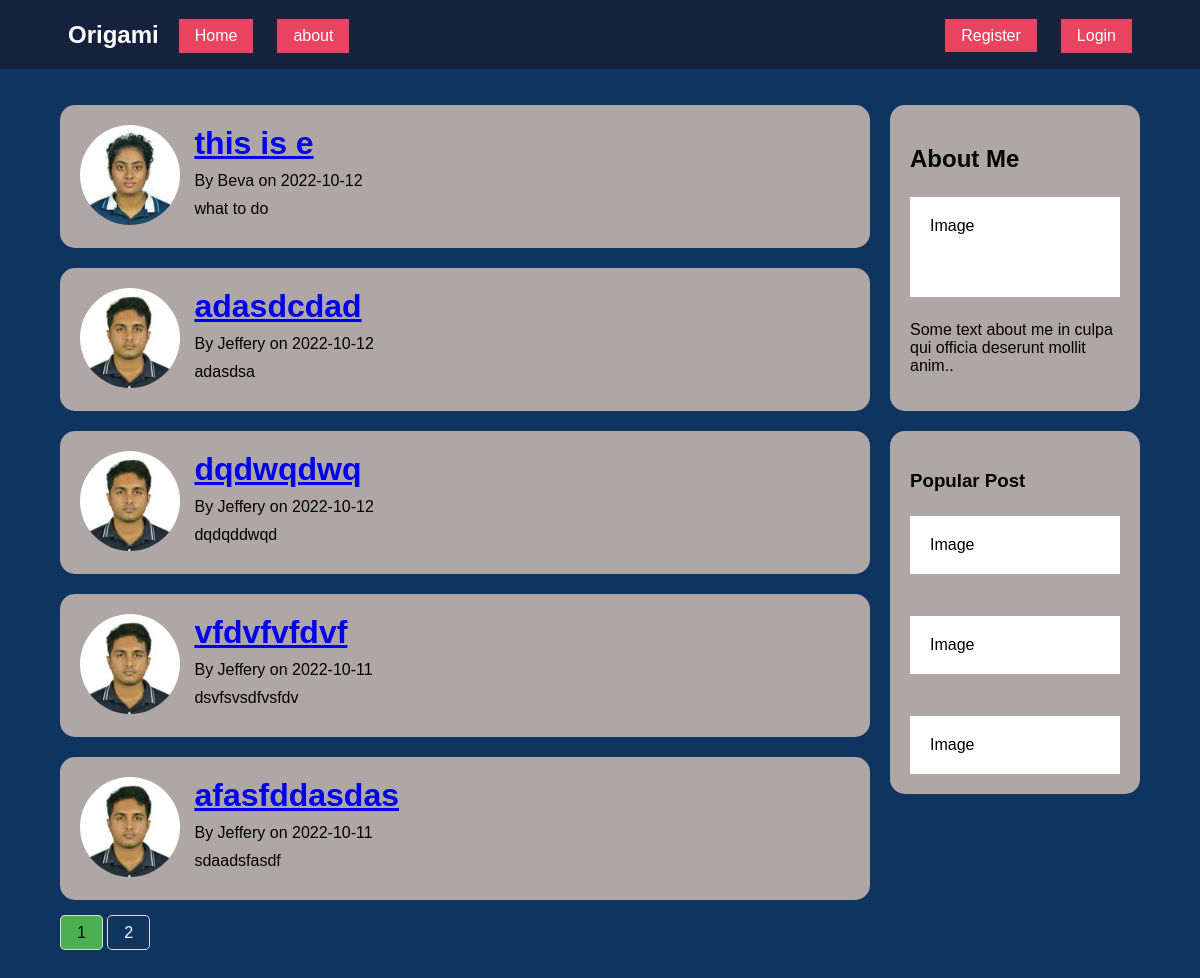
The page /home on the database its author committed.
### origami/models.py (models this page shows, shortened)
class Post(db.Model):
    id = db.Column(db.Integer, primary_key=True)
    title = db.Column(db.String(100), nullable=False)
    date_posted = db.Column(db.DateTime, nullable=False, default=datetime.utcnow)
    content = db.Column(db.Text, nullable=False)
    user_id = db.Column(db.Integer, db.ForeignKey('user.id'), nullable=False)

class User(db.Model, UserMixin):
    id = db.Column(db.Integer, primary_key=True)
    username = db.Column(db.String(20), unique=True, nullable=False)
    email = db.Column(db.String(120), unique=True, nullable=False)
    image_file = db.Column(db.String(20), nullable=False, default='default.jpg')
    password = db.Column(db.String(60), nullable=False)
    posts = db.relationship('Post', backref='author', lazy=True)

### origami/routes.py (the view)
@app.route("/")
@app.route("/home")
def home():
    page = request.args.get('page', 1, type=int)
    origami = Post.query.order_by(Post.date_posted.desc()).paginate(page=page, per_page=5)
    return render_template('home.html', posts=origami)

### origami/templates/home.html
{% extends "layout.html" %}
{% block content %}
<div class="leftcolumn">
    {% for post in posts.items %}
        <div class="card">
            <img src="{{url_for('static',filename='profile_pics/'+ post.author.image_file)}}" class="profile-pic image-size" alt="users profile pics">
            <div class="text-file">
                <h1><a href="{{url_for('post',post_id = post.id)}}">{{ post.title }}</a></h1>
                <p>By {{ post.author.username }} on {{ post.date_posted.strftime('%Y-%m-%d') }}</p>
                <p>{{ post.content }}</p>
            </div>
        </div>
    {% endfor %}
    {% for page_num in posts.iter_pages(left_edge=1, right_edge=1, left_current=1, right_current=2) %}
        {% if page_num %}
        <div class="pagination">
            {% if posts.page == page_num %}
                <a href="{{url_for('home', page=page_num)}}" class="active">{{ page_num }}</a>
            {% else %}
                <a href="{{url_for('home', page=page_num)}}">{{ page_num }}</a>
            {% endif %}
        </div>
        {% endif %}
    {% endfor %}
</div>
{% endblock content %}

### origami/static/css/style.css (style rules this page uses)
:root { box-sizing: border-box; }
body { margin: 0; background-color: #0F3460; font-family: Arial, Helvetica, sans-serif; }
body * + * { margin-top: 1.5em; }
.leftcolumn { float:left; width:75%; margin-top: 0; }
.card { background-color: #afa6a6; padding: 20px; margin-top: 20px; border-radius: 15px; }
.profile-pic { display: inline-block; vertical-align:top; border-radius: 50%; }
.text-file { display: inline-block; margin: 0; margin-left: 10px; }
.text-file h1, .text-file p { margin: 0 0 10px 0; }
.card:after { content: ""; display: table; clear: both; }
.image-size { width: 100px; }
.pagination { display: inline-block; margin-bottom: 50px; }
.pagination a { color:white; float: center; padding: 8px 16px; text-decoration: none; border-radius: 5px; border: 1px solid #ddd; }
.pagination a.active { background: #4caf50; color: black; }

### rows shown on the page
Post: image_file (picture), title "this is e", author.username "Beva", date_posted "2022-10-12", content "what to do"
Post: image_file (picture), title "adasdcdad", author.username "Jeffery", date_posted "2022-10-12", content "adasdsa"
Post: image_file (picture), title "dqdwqdwq", author.username "Jeffery", date_posted "2022-10-12", content "dqdqddwqd"
Post: image_file (picture), title "vfdvfvfdvf", author.username "Jeffery", date_posted "2022-10-11", content "dsvfsvsdfvsfdv"
Post: image_file (picture), title "afasfddasdas", author.username "Jeffery", date_posted "2022-10-11", content "sdaadsfasdf"

### other values the page prints
{{ page_num }} "1"
{{ page_num }} "2"
